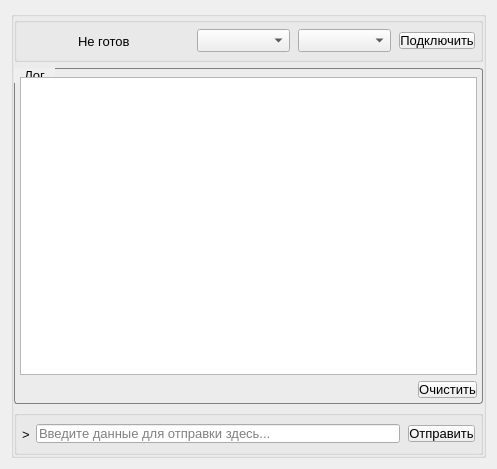
<?xml version="1.0" encoding="UTF-8"?>
<ui version="4.0">
 <class>SerialMonitorWindow</class>
 <widget class="QWidget" name="SerialMonitorWindow">
  <property name="geometry">
   <rect>
    <x>0</x>
    <y>0</y>
    <width>497</width>
    <height>469</height>
   </rect>
  </property>
  <property name="font">
   <font>
    <stylestrategy>PreferAntialias</stylestrategy>
   </font>
  </property>
  <property name="windowTitle">
   <string>Последовательный порт</string>
  </property>
  <layout class="QGridLayout" name="gridLayout">
   <item row="0" column="0">
    <widget class="QGroupBox" name="mainGroupBox">
     <property name="title">
      <string/>
     </property>
     <layout class="QVBoxLayout" name="verticalLayout_2" stretch="2,15,2">
      <property name="leftMargin">
       <number>0</number>
      </property>
      <property name="topMargin">
       <number>0</number>
      </property>
      <property name="rightMargin">
       <number>0</number>
      </property>
      <property name="bottomMargin">
       <number>0</number>
      </property>
      <item>
       <layout class="QVBoxLayout" name="connectionLayout_2">
        <item>
         <layout class="QVBoxLayout" name="mainConnectionLayout">
          <item>
           <widget class="QGroupBox" name="connectionGroupBox">
            <property name="title">
             <string/>
            </property>
            <layout class="QHBoxLayout" name="horizontalLayout_2">
             <property name="leftMargin">
              <number>0</number>
             </property>
             <property name="topMargin">
              <number>0</number>
             </property>
             <property name="rightMargin">
              <number>0</number>
             </property>
             <property name="bottomMargin">
              <number>0</number>
             </property>
             <item>
              <layout class="QHBoxLayout" name="connectionLayout">
               <property name="rightMargin">
                <number>5</number>
               </property>
               <item>
                <spacer name="connectionSpacer2">
                 <property name="orientation">
                  <enum>Qt::Horizontal</enum>
                 </property>
                 <property name="sizeHint" stdset="0">
                  <size>
                   <width>40</width>
                   <height>20</height>
                  </size>
                 </property>
                </spacer>
               </item>
               <item alignment="Qt::AlignHCenter">
                <widget class="QLabel" name="connectionStatusLabel">
                 <property name="font">
                  <font>
                   <pointsize>10</pointsize>
                   <bold>false</bold>
                   <stylestrategy>PreferAntialias</stylestrategy>
                  </font>
                 </property>
                 <property name="toolTip">
                  <string>Состояние соединения</string>
                 </property>
                 <property name="text">
                  <string>Не готов</string>
                 </property>
                </widget>
               </item>
               <item>
                <spacer name="connectionSpacer1">
                 <property name="orientation">
                  <enum>Qt::Horizontal</enum>
                 </property>
                 <property name="sizeHint" stdset="0">
                  <size>
                   <width>40</width>
                   <height>20</height>
                  </size>
                 </property>
                </spacer>
               </item>
               <item alignment="Qt::AlignHCenter">
                <widget class="QComboBox" name="portNameComboBox">
                 <property name="font">
                  <font>
                   <pointsize>10</pointsize>
                   <stylestrategy>PreferDefault</stylestrategy>
                  </font>
                 </property>
                 <property name="toolTip">
                  <string>Список доступных портов</string>
                 </property>
                 <property name="styleSheet">
                  <string notr="true">QComboBox {
    margin-left: 0px;
    margin-right: 2px;
    min-width: 40px;
    padding: 2px 12px; 
}</string>
                 </property>
                </widget>
               </item>
               <item alignment="Qt::AlignHCenter">
                <widget class="QComboBox" name="baudRateComboBox">
                 <property name="font">
                  <font>
                   <pointsize>10</pointsize>
                   <stylestrategy>PreferDefault</stylestrategy>
                  </font>
                 </property>
                 <property name="toolTip">
                  <string>Список поддерживаемых скоростей передачи данных</string>
                 </property>
                 <property name="styleSheet">
                  <string notr="true">QComboBox {
    margin-left: 0px;
    margin-right: 2px;
    min-width: 40px;
    padding: 2px 12px; 
}</string>
                 </property>
                </widget>
               </item>
               <item alignment="Qt::AlignHCenter">
                <widget class="QPushButton" name="connectionButton">
                 <property name="font">
                  <font>
                   <pointsize>10</pointsize>
                   <stylestrategy>PreferDefault</stylestrategy>
                  </font>
                 </property>
                 <property name="toolTip">
                  <string>Активировать линию последовательной передачи</string>
                 </property>
                 <property name="styleSheet">
                  <string notr="true">QPushButton {
    margin-left: 0px;
    margin-right: 0px;
}</string>
                 </property>
                 <property name="text">
                  <string>Подключить</string>
                 </property>
                </widget>
               </item>
              </layout>
             </item>
            </layout>
           </widget>
          </item>
         </layout>
        </item>
       </layout>
      </item>
      <item>
       <layout class="QVBoxLayout" name="mainLogLayout">
        <property name="leftMargin">
         <number>0</number>
        </property>
        <property name="topMargin">
         <number>0</number>
        </property>
        <property name="rightMargin">
         <number>0</number>
        </property>
        <property name="bottomMargin">
         <number>0</number>
        </property>
        <item>
         <widget class="QGroupBox" name="logGroupBox">
          <property name="font">
           <font>
            <pointsize>10</pointsize>
            <stylestrategy>PreferDefault</stylestrategy>
           </font>
          </property>
          <property name="styleSheet">
           <string notr="true">QGroupBox {
    border: 1px solid gray;
    border-radius: 3px;
    margin-top: 0.5em;
}

QGroupBox::title {
    subcontrol-origin: margin;
    subcontrol-position: top left;
    padding: 0 8px;
    background-color: palette(window);
}</string>
          </property>
          <property name="title">
           <string>Лог</string>
          </property>
          <layout class="QGridLayout" name="gridLayout_3">
           <property name="leftMargin">
            <number>5</number>
           </property>
           <property name="topMargin">
            <number>8</number>
           </property>
           <property name="rightMargin">
            <number>5</number>
           </property>
           <property name="bottomMargin">
            <number>5</number>
           </property>
           <property name="spacing">
            <number>0</number>
           </property>
           <item row="0" column="0">
            <layout class="QGridLayout" name="logLayout">
             <property name="verticalSpacing">
              <number>6</number>
             </property>
             <item row="0" column="0">
              <widget class="QTextEdit" name="logTextEdit">
               <property name="toolTip">
                <string/>
               </property>
              </widget>
             </item>
             <item row="1" column="0" alignment="Qt::AlignRight">
              <widget class="QPushButton" name="clearButton">
               <property name="font">
                <font>
                 <pointsize>10</pointsize>
                </font>
               </property>
               <property name="toolTip">
                <string>Очистить лог</string>
               </property>
               <property name="styleSheet">
                <string notr="true">QPushButton {
    margin-left: 0px;
    margin-right: 0px;
}</string>
               </property>
               <property name="text">
                <string>Очистить</string>
               </property>
              </widget>
             </item>
            </layout>
           </item>
          </layout>
         </widget>
        </item>
       </layout>
      </item>
      <item>
       <layout class="QHBoxLayout" name="mainSendLayout" stretch="0">
        <property name="leftMargin">
         <number>0</number>
        </property>
        <property name="rightMargin">
         <number>0</number>
        </property>
        <item>
         <widget class="QGroupBox" name="sendGroupBox">
          <property name="title">
           <string/>
          </property>
          <layout class="QHBoxLayout" name="horizontalLayout_5">
           <property name="leftMargin">
            <number>0</number>
           </property>
           <property name="topMargin">
            <number>0</number>
           </property>
           <property name="rightMargin">
            <number>0</number>
           </property>
           <property name="bottomMargin">
            <number>0</number>
           </property>
           <item>
            <layout class="QHBoxLayout" name="sendLayout">
             <property name="leftMargin">
              <number>5</number>
             </property>
             <property name="rightMargin">
              <number>5</number>
             </property>
             <item alignment="Qt::AlignHCenter">
              <widget class="QLabel" name="sendPleaseLabel">
               <property name="font">
                <font>
                 <pointsize>10</pointsize>
                 <stylestrategy>PreferAntialias</stylestrategy>
                </font>
               </property>
               <property name="text">
                <string>&gt;</string>
               </property>
              </widget>
             </item>
             <item>
              <widget class="QLineEdit" name="sendInputLineEdit">
               <property name="font">
                <font>
                 <pointsize>10</pointsize>
                 <stylestrategy>PreferDefault</stylestrategy>
                </font>
               </property>
               <property name="toolTip">
                <string>hex16: &quot;ff ff ff ff ff ...&quot;</string>
               </property>
               <property name="styleSheet">
                <string notr="true">QLineEdit {
    margin-left: 0px;
    margin-right: 2px;
}</string>
               </property>
               <property name="placeholderText">
                <string>Введите данные для отправки здесь...</string>
               </property>
              </widget>
             </item>
             <item>
              <widget class="QPushButton" name="sendButton">
               <property name="font">
                <font>
                 <pointsize>10</pointsize>
                 <stylestrategy>PreferDefault</stylestrategy>
                </font>
               </property>
               <property name="toolTip">
                <string>Отправить введенные данные</string>
               </property>
               <property name="styleSheet">
                <string notr="true">QPushButton {
    margin-left: 0px;
    margin-right: 0px;
}</string>
               </property>
               <property name="text">
                <string>Отправить</string>
               </property>
              </widget>
             </item>
            </layout>
           </item>
          </layout>
         </widget>
        </item>
       </layout>
      </item>
     </layout>
    </widget>
   </item>
  </layout>
 </widget>
 <resources/>
 <connections/>
</ui>
